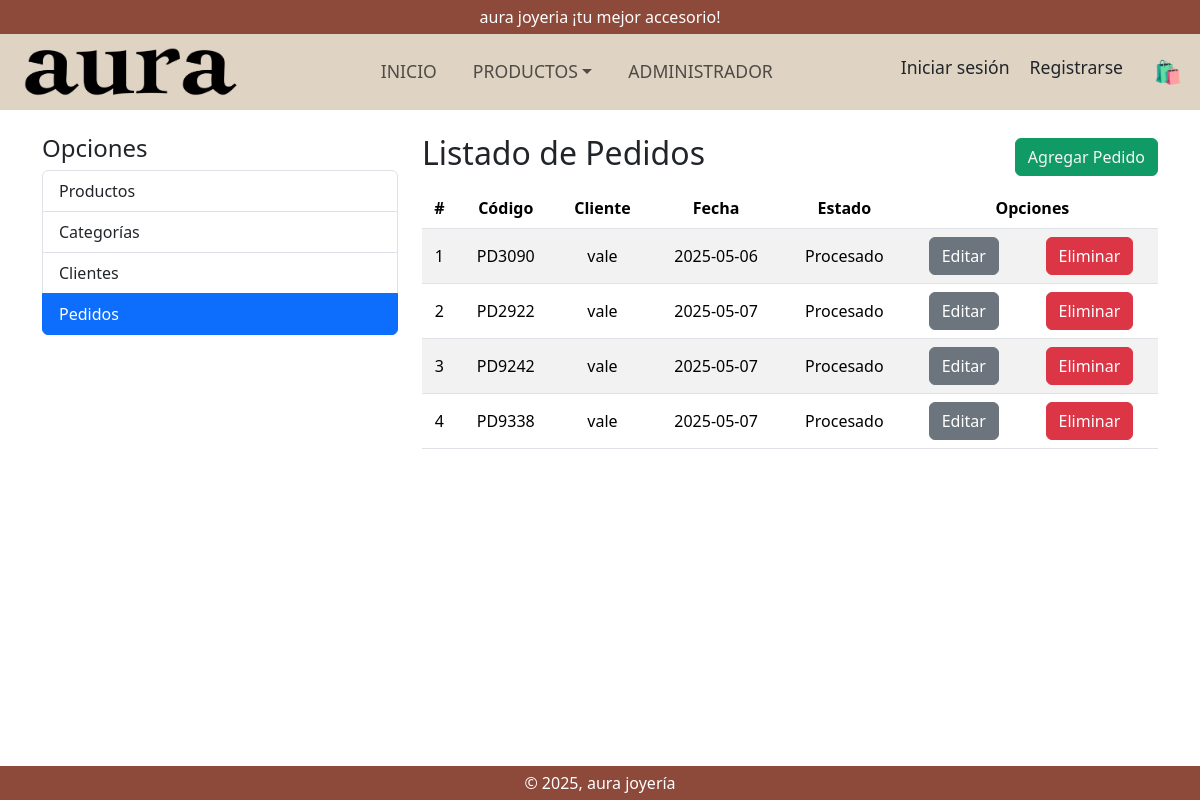
Page /pedidos/ on the committed database.
### Aplicaciones/Gestion/models.py (models this page shows, shortened)
class Pedidos(models.Model):
    codigo = models.CharField(primary_key=True, max_length=6)
    cliente = models.ForeignKey(Clientes, on_delete=models.CASCADE)
    fecha = models.DateTimeField(auto_now_add=True)
    estado = models.CharField(max_length=20, choices=[
        ('Pendiente', 'Pendiente'),
        ('Procesado', 'Procesado'),
        ('Enviado', 'Enviado'),
        ('Entregado', 'Entregado')
    ], default='Pendiente')

class Clientes(models.Model):
    user = models.OneToOneField(User, on_delete=models.CASCADE, null=True, blank=True)
    codigo = models.CharField(primary_key=True, max_length=6)
    apellidopaterno = models.CharField(max_length=50)
    apellidomaterno = models.CharField(max_length=50)
    nombre = models.CharField(max_length=50)
    correo = models.EmailField(max_length=100, unique=True)
    telefono = models.CharField(max_length=20, blank=True, null=True)
    fecha_registro = models.DateTimeField(auto_now_add=True)

### Aplicaciones/Gestion/views.py (the view)
# urls.py: path('pedidos/', views.gestionPedidos ,name='gestion_pedidos'),
def gestionPedidos(request):
    pedidos = Pedidos.objects.all()
    return render(request, "gestionPedidos.html", {"pedidos": pedidos})

### Aplicaciones/Gestion/context_processors.py (called while the page is built)
def categorias_disponibles(request):
    categorias = Categoria.objects.all()
    return {'categorias': categorias}

### Aplicaciones/Gestion/templates/gestionPedidos.html (shortened to what this page needs)
{% extends "./base.html" %}
{% block body %}
<div class="row">
     <div class="col-md-4">
        <h4>Opciones</h4>
        <div class="list-group">
            <a href="/productos" class="list-group-item list-group-item-action">Productos</a>
            <a href="/categorias" class="list-group-item list-group-item-action">Categorías</a>
            <a href="/clientes" class="list-group-item list-group-item-action ">Clientes</a>
            <a href="/pedidos" class="list-group-item list-group-item-action active">Pedidos</a>
        </div>
    </div>
    <div class="col-md-8">
        <div class="d-flex justify-content-between align-items-center">
            <h2>Listado de Pedidos</h2>
            <a href="{% url 'agregar_pedido' %}" class="btn btn-custom">Agregar Pedido</a>
        </div>
        <div class="table-responsive py-2">
            <table class="table table-striped">
                <thead>
                    <tr>
                        <th>#</th>
                        <th>Código</th>
                        <th>Cliente</th>
                        <th>Fecha</th>
                        <th>Estado</th>
                        <th colspan="2">Opciones</th>
                    </tr>
                </thead>
                <tbody>
                    {% for pe in pedidos %}
                    <tr>
                        <td>{{ forloop.counter }}</td>
                        <td>{{ pe.codigo }}</td>
                        <td>{{ pe.cliente.nombre }} </td>
                        <td>{{ pe.fecha|date:"Y-m-d" }}</td>
                        <td>{{ pe.estado }}</td>
                        <td><a href="{% url 'editar_pedido' pe.codigo %}" class="btn btn-secondary">Editar</a></td>
                        <td>  <a href="{% url 'eliminar_pedido' pe.codigo %}" class="btn btn-danger btnEliminacion"
                            ">Eliminar</a></td>
                    </tr>
                    {% endfor %}
                </tbody>
            </table>
        </div>
    </div>
</div>
{% endblock %}

### static/css/gestionProductos.css (style rules this page uses)
th,td { text-align: center; vertical-align: middle; }

### Aplicaciones/Gestion/templates/base.html (style rules this page uses)
html, body { height: 100%; margin: 0; padding: 0; }
body { display: flex; flex-direction: column; }
.btn-custom { background-color: #109b66; color: whitesmoke; border-color: #109b66; }

### rows in the picture
Pedidos: codigo "PD3090", cliente.nombre "vale", fecha "2025-05-06", estado "Procesado"
Pedidos: codigo "PD2922", cliente.nombre "vale", fecha "2025-05-07", estado "Procesado"
Pedidos: codigo "PD9242", cliente.nombre "vale", fecha "2025-05-07", estado "Procesado"
Pedidos: codigo "PD9338", cliente.nombre "vale", fecha "2025-05-07", estado "Procesado"
